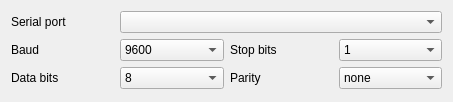
<?xml version="1.0" encoding="UTF-8"?>
<ui version="4.0">
 <class>MySerialSettingsWidget</class>
 <widget class="QWidget" name="MySerialSettingsWidget">
  <property name="geometry">
   <rect>
    <x>0</x>
    <y>0</y>
    <width>453</width>
    <height>102</height>
   </rect>
  </property>
  <property name="windowTitle">
   <string>Form</string>
  </property>
  <layout class="QGridLayout" name="gridLayout">
   <item row="0" column="0">
    <widget class="QLabel" name="label_4">
     <property name="text">
      <string>Serial port</string>
     </property>
    </widget>
   </item>
   <item row="1" column="0">
    <widget class="QLabel" name="label_2">
     <property name="text">
      <string>Baud</string>
     </property>
    </widget>
   </item>
   <item row="1" column="1">
    <widget class="QComboBox" name="baud">
     <property name="currentIndex">
      <number>2</number>
     </property>
     <item>
      <property name="text">
       <string>1200</string>
      </property>
     </item>
     <item>
      <property name="text">
       <string>4800</string>
      </property>
     </item>
     <item>
      <property name="text">
       <string>9600</string>
      </property>
     </item>
     <item>
      <property name="text">
       <string>19200</string>
      </property>
     </item>
     <item>
      <property name="text">
       <string>38400</string>
      </property>
     </item>
     <item>
      <property name="text">
       <string>57600</string>
      </property>
     </item>
     <item>
      <property name="text">
       <string>115200</string>
      </property>
     </item>
    </widget>
   </item>
   <item row="1" column="2">
    <widget class="QLabel" name="label_5">
     <property name="text">
      <string>Stop bits</string>
     </property>
    </widget>
   </item>
   <item row="1" column="3">
    <widget class="QComboBox" name="stopBits">
     <item>
      <property name="text">
       <string>1</string>
      </property>
     </item>
     <item>
      <property name="text">
       <string>1.5</string>
      </property>
     </item>
     <item>
      <property name="text">
       <string>2</string>
      </property>
     </item>
    </widget>
   </item>
   <item row="2" column="0">
    <widget class="QLabel" name="label_3">
     <property name="text">
      <string>Data bits</string>
     </property>
    </widget>
   </item>
   <item row="2" column="1">
    <widget class="QComboBox" name="dataBits">
     <property name="currentIndex">
      <number>1</number>
     </property>
     <item>
      <property name="text">
       <string>7</string>
      </property>
     </item>
     <item>
      <property name="text">
       <string>8</string>
      </property>
     </item>
    </widget>
   </item>
   <item row="2" column="2">
    <widget class="QLabel" name="label_6">
     <property name="text">
      <string>Parity</string>
     </property>
    </widget>
   </item>
   <item row="2" column="3">
    <widget class="QComboBox" name="parity">
     <item>
      <property name="text">
       <string>none</string>
      </property>
     </item>
     <item>
      <property name="text">
       <string>odd</string>
      </property>
     </item>
     <item>
      <property name="text">
       <string>even</string>
      </property>
     </item>
    </widget>
   </item>
   <item row="0" column="1" colspan="3">
    <widget class="QComboBox" name="serialPort"/>
   </item>
  </layout>
 </widget>
 <resources/>
 <connections/>
</ui>
